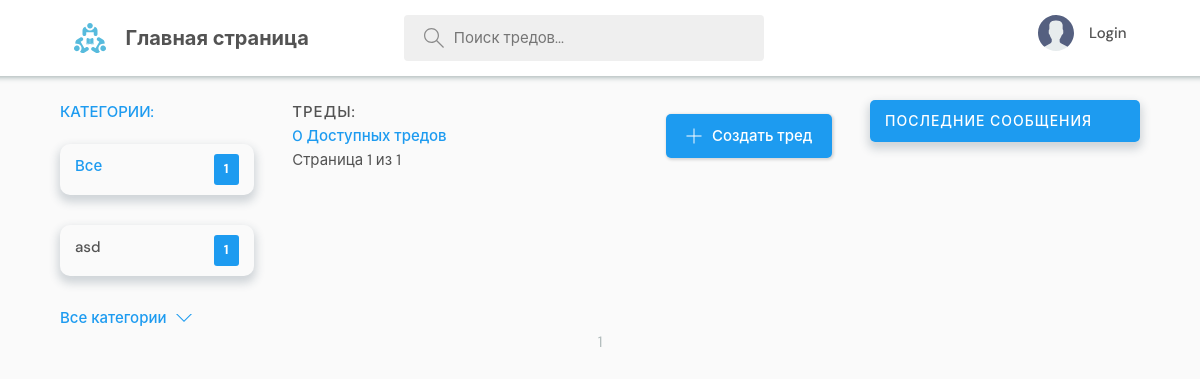
The app's page /?q=xa, older data.
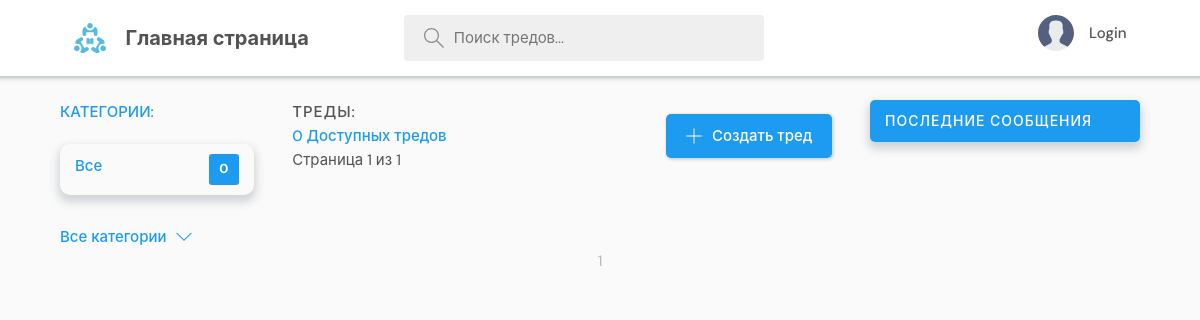
The same page, newer data.
### base/models.py (models this page shows)
class Topic(models.Model):
    name = models.CharField(max_length=200)
    def __str__(self):
        return str(self.name)

### base/views.py (the view)
# urls.py: path('', views.home, name='home'),
def home(request):
    q = request.GET.get('q') if request.GET.get('q') != None else ''
    rooms = Room.objects.filter(
        Q(topic__name__icontains=q) |
        Q(name__icontains=q) |
        Q(description__icontains=q)
    )
    paginator = Paginator(rooms, 3)
    page_number = request.GET.get('page')
    page_obj = paginator.get_page(page_number)
    rooms_all = Room.objects.all()
    rooms_count = rooms.count()
    topics = Topic.objects.all()[0:5]
    room_messages = Message.objects.filter(
        Q(room__topic__name__icontains=q))[0:4]
    context = {'rooms': rooms, 'topics': topics, 'rooms_count': rooms_count,
               'room_messages': room_messages, 'rooms_all': rooms_all,
               'page_obj': page_obj}
    return render(request, 'base/home.html', context)

### base/templates/base/home.html (shortened to what this page needs)
{% extends 'main.html' %}
{% block content %}
<main class="layout layout--3">
  <div class="container">
    {% include 'base/topics_component.html' %}
    <div class="roomList">
      <div class="roomList__header">
        <div>
          <h2>Треды:</h2>
          <p>{{page_obj.paginator.count}} Доступных тредов</p>
          <span class="step-links">
            <span class="current">
              Страница {{ page_obj.number }} из {{ page_obj.paginator.num_pages }}
            </span>
          </span>
        </div>
        <a class="btn btn--main" href="{% url 'create-room' %}">
          <svg version="1.1" xmlns="http://www.w3.org/2000/svg" width="32" height="32" viewBox="0 0 32 32">
            <title>add</title>
            <path
              d="M16.943 0.943h-1.885v14.115h-14.115v1.885h14.115v14.115h1.885v-14.115h14.115v-1.885h-14.115v-14.115z">
            </path>
          </svg>
          Создать тред
        </a>
      </div>
    </div>
    {% include 'base/activity_component.html' %}
  </div>
  <div class="pagination">
    <span class="step-links">
      <ul id="menu">
        {% for p in page_obj.paginator.page_range %}
        {% if page_obj.number == p %}
        <li>{{ p }}</li>
        {% else %}
        <li><a href="?page={{ p }}">{{ p }}</a></li>
        {% endif %}
        {% endfor %}
      </ul>
    </span>
  </div>
</main>
{% endblock content %}

### base/templates/base/topics_component.html
<div class="topics">
    <div class="topics__header">
      <h2>Категории:</h2>
    </div>
    <ul class="topics__list">
      <li>
        <a href="{% url 'home' %}" class="active">Все <span>{{rooms_all.count}}</span></a>
      </li>
      {% for topic in topics %}
      <li>
        <a href="{% url 'home' %}?q={{topic.name}}">{{topic}}<span>{{topic.room_set.all.count}}</span></a>
      </li>
      {% endfor %}
    </ul>
    <a class="btn btn--link" href="{% url 'topics' %}">
      Все категории
      <svg version="1.1" xmlns="http://www.w3.org/2000/svg" width="32" height="32" viewBox="0 0 32 32">
        <title>chevron-down</title>
        <path d="M16 21l-13-13h-3l16 16 16-16h-3l-13 13z"></path>
      </svg>
    </a>
  </div>

Row changes from the older to the newer data that the page shows:
removed Topic: name "asd", room_set.all.count "1"
Text that changed along with them:
{{ rooms_all.count }}: "1" → "0"
